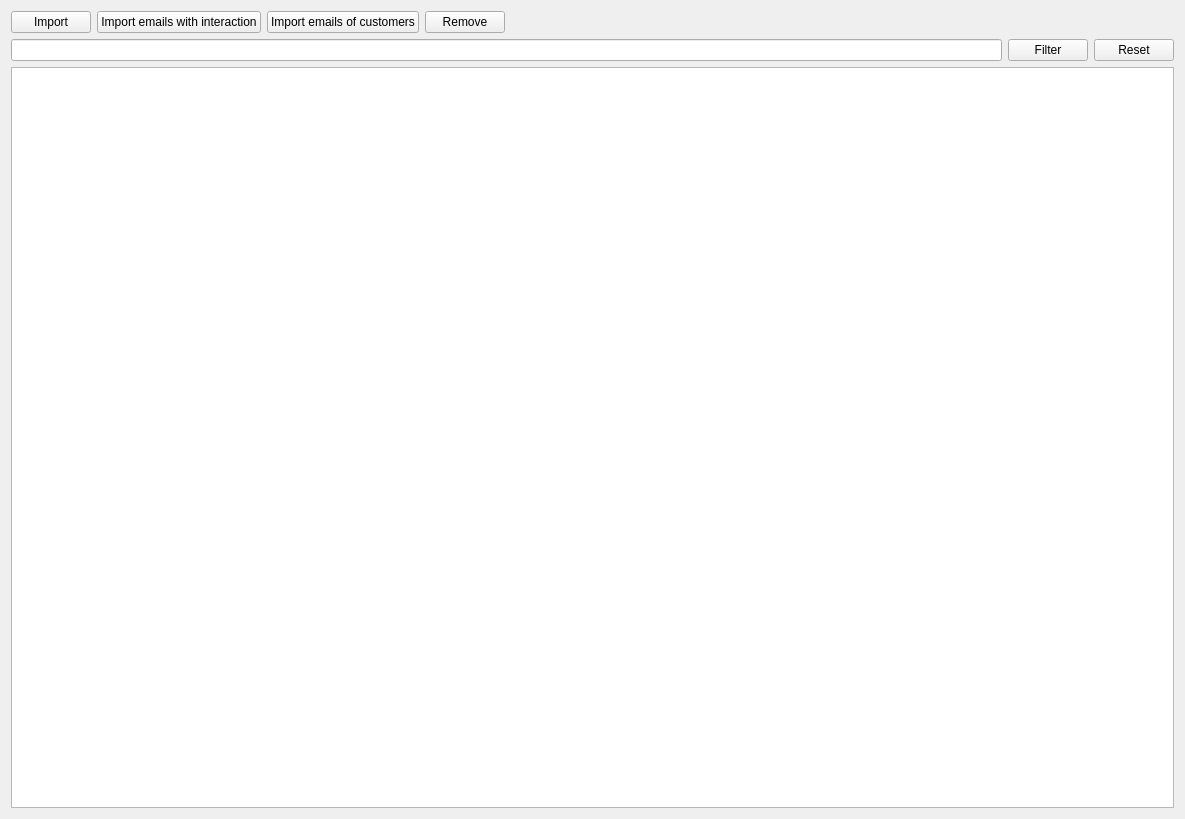
<?xml version="1.0" encoding="UTF-8"?>
<ui version="4.0">
 <class>PaneLeads</class>
 <widget class="QWidget" name="PaneLeads">
  <property name="geometry">
   <rect>
    <x>0</x>
    <y>0</y>
    <width>1185</width>
    <height>819</height>
   </rect>
  </property>
  <property name="windowTitle">
   <string>Leads</string>
  </property>
  <layout class="QVBoxLayout" name="verticalLayout">
   <item>
    <layout class="QHBoxLayout" name="horizontalLayout_2">
     <item>
      <widget class="QPushButton" name="buttonImportLeads">
       <property name="text">
        <string>Import</string>
       </property>
      </widget>
     </item>
     <item>
      <widget class="QPushButton" name="buttonImportLeadsInteraction">
       <property name="text">
        <string>Import emails with interaction</string>
       </property>
      </widget>
     </item>
     <item>
      <widget class="QPushButton" name="buttonImportLeadsPurchase">
       <property name="toolTip">
        <string>Import email for which there was an interaction done</string>
       </property>
       <property name="text">
        <string>Import emails of customers</string>
       </property>
      </widget>
     </item>
     <item>
      <widget class="QPushButton" name="buttonRemoveLeads">
       <property name="toolTip">
        <string>Remove the selected leads</string>
       </property>
       <property name="text">
        <string>Remove</string>
       </property>
      </widget>
     </item>
     <item>
      <spacer name="horizontalSpacer">
       <property name="orientation">
        <enum>Qt::Horizontal</enum>
       </property>
       <property name="sizeHint" stdset="0">
        <size>
         <width>40</width>
         <height>20</height>
        </size>
       </property>
      </spacer>
     </item>
    </layout>
   </item>
   <item>
    <layout class="QHBoxLayout" name="horizontalLayout">
     <item>
      <widget class="QLineEdit" name="lineEdit"/>
     </item>
     <item>
      <widget class="QPushButton" name="buttonFilter">
       <property name="text">
        <string>Filter</string>
       </property>
      </widget>
     </item>
     <item>
      <widget class="QPushButton" name="buttonFilterReset">
       <property name="text">
        <string>Reset</string>
       </property>
      </widget>
     </item>
    </layout>
   </item>
   <item>
    <widget class="QTableView" name="tableViewCustomers">
     <attribute name="horizontalHeaderDefaultSectionSize">
      <number>150</number>
     </attribute>
     <attribute name="horizontalHeaderStretchLastSection">
      <bool>true</bool>
     </attribute>
    </widget>
   </item>
  </layout>
 </widget>
 <resources/>
 <connections/>
</ui>
